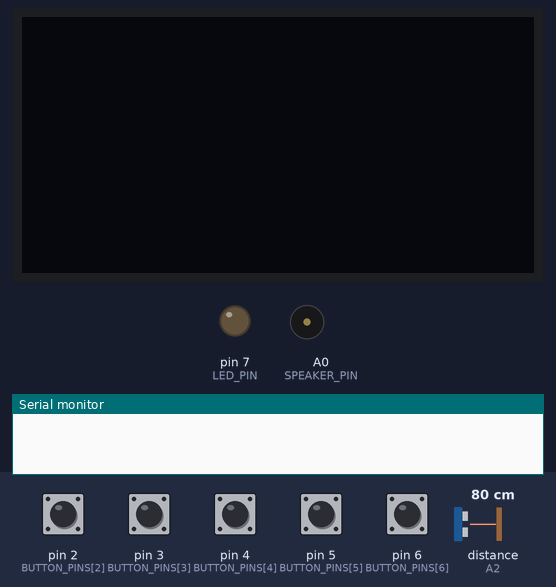
This sketch was run on a simulated Arduino Uno, built with avr-gcc and run on an emulated ATmega328P. Parts: 128×64 one-colour display, output pins drawn as LEDs (lit = HIGH), buzzer (waves = sounding), the last lines printed to the serial monitor. Wiring (inferred from the names in the program): ultrasonic range finder: trigger A3; echo A2. The test bench sets the inputs (shaded band); at power-on: pin 2 (BUTTON_PINS[2]), pin 3 (BUTTON_PINS[3]), pin 4 (BUTTON_PINS[4]), pin 5 (BUTTON_PINS[5]), pin 6 (BUTTON_PINS[6]) HIGH, distance to the obstacle (sensor on A2) 80 cm. The echo pulse lasts 58.3 µs per cm; pins used as bus, display or sensor lines are not drawn.

Above: at 0.1 s.
At 3.2 s:
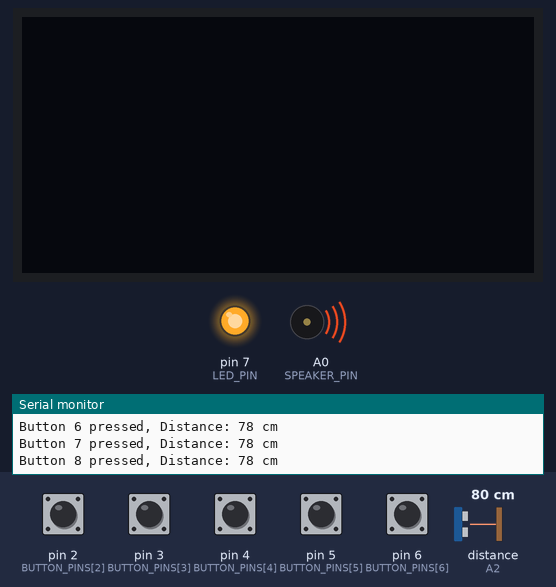
3.3 s: distance to the obstacle (sensor on A2) set to 10 cm
6.3 s: distance to the obstacle (sensor on A2) set to 7 cm
Timing chart, 0 to 15.3 s (numbered marks = the images above; inputs shaded):
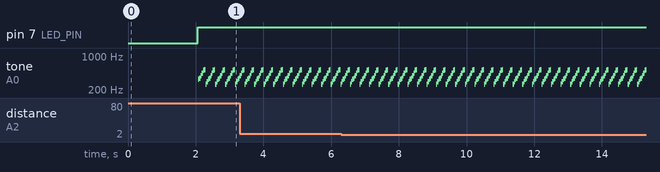

Measured:
- by itself, tone on A0 (SPEAKER_PIN): repeats every 0.28 s: 330 Hz 0.04 s, 349 Hz 0.04 s, 392 Hz 0.04 s, 440 Hz 0.04 s, 508 Hz 0.04 s, 524 Hz 0.04 s, 262 Hz 0.04 s, 294 Hz 0.04 s

The sketch:

test_07_2.0.ino
```cpp
// test 7 with ultrasonic (works)

// the gain of the OpAmp does not matter since the volume control is related to the ultrasonic distance.

#include <Tone.h>  //Tone library to generate sounds.
#include <Adafruit_GFX.h>
#include <Adafruit_SSD1306.h>

#define SCREEN_WIDTH 128
#define SCREEN_HEIGHT 64

// Declaration for SSD1306 display connected using software SPI (default case):
//////////////////////////////////////////////////////////////////////
#define OLED_MOSI 10
#define OLED_CLK 9
#define OLED_DC 12
#define OLED_CS 13
#define OLED_RESET 11
Adafruit_SSD1306 display(SCREEN_WIDTH, SCREEN_HEIGHT,
                         OLED_MOSI, OLED_CLK, OLED_DC, OLED_RESET, OLED_CS);
/////////////////////////////////////////////////////////////////////////////

//button pins
/////////////////////////////////////////////////////////////////////
const int BUTTON_PINS[] = { 0, 1, 2, 3, 4, 5, 6, 9 };
const int NUM_BUTTONS = sizeof(BUTTON_PINS) / sizeof(BUTTON_PINS[0]);
//////////////////////////////////////////////////////////////////////

// LED pin to verify if things work.
const int LED_PIN = 7;

// Speaker Pin.
const int SPEAKER_PIN = A0;

// Frequncy of each note (DO , SO , RE ... etc..)
const int WAVE_FREQS[] = { 262, 294, 330, 349, 392, 440, 508, 524 };  // Frequencies for different wave types

// Ultrasonic sensor pins (All of this stuff is taken from 2E10)
const int TRIGGER_PIN = A3;
const int ECHO_PIN = A2;

Tone speaker;  // No idea how that works(something to do with the tone libary), i trusted stackoverflow.

void setup() {
  Serial.begin(9600);

  // Initialise the speaker pin
  speaker.begin(SPEAKER_PIN);

  // pull up ressistors are defined.
  for (int i = 0; i < NUM_BUTTONS; i++) {
    pinMode(BUTTON_PINS[i], INPUT_PULLUP);
  }

  // The LED acts as output.
  pinMode(LED_PIN, OUTPUT);

  // The Ultrasonic Echo reads in and gives an output (volume level).
  pinMode(TRIGGER_PIN, OUTPUT);
  pinMode(ECHO_PIN, INPUT);

  // Display stuff taken from the example libary.
  if (!display.begin(SSD1306_SWITCHCAPVCC)) {
    Serial.println(F("SSD1306 allocation failed"));
    for (;;)
      ;  // Don't proceed, loop forever
  }
  display.clearDisplay();  // Clear the display
  display.display();       // Show initial display buffer contents on the screen
  delay(2000);             // Pause for 2 seconds
  display.clearDisplay();  // Clear the display again
}

void loop() {
  // Each button is connnected to a tone, using this loop helps in the constant play of the tone rather than a quick tone.
  for (int i = 0; i < NUM_BUTTONS; i++) {
    bool buttonState = digitalRead(BUTTON_PINS[i]);

    //if the button is pressed (HIGH)
    if (buttonState == HIGH) {
      digitalWrite(LED_PIN, HIGH);  // Turn on the LED

      ///////////////////////////////////////////////////////////////
      // related to the ultrasonic stuff (barrowed from 2E10 days)
      // Measure distance with ultrasonic sensor.
      int distance = measureDistance();

      // Adjust volume based on distance.
      int volume = map(distance, 0, 170, 0, 800);  // i can adjust the distance to control the voulme, values are not final yet

      // Play the corresponding tone with adjusted volume
      speaker.play(WAVE_FREQS[i], volume);

      // Display information on the serial monitor
      Serial.print("Button ");
      Serial.print(i + 1);
      Serial.print(" pressed, Distance: ");
      Serial.print(distance);
      Serial.println(" cm");
      ///////////////////////////////////////////////////////////////

    } else {
      digitalWrite(LED_PIN, LOW);  // Turn off the LED
      speaker.stop();              // Stop playing the tone
    }
  }
}

// Function to measure distance with ultrasonic sensor (took this stuff from back from 2E10 days)
int measureDistance() {
  digitalWrite(TRIGGER_PIN, LOW);
  delayMicroseconds(2);
  digitalWrite(TRIGGER_PIN, HIGH);
  delayMicroseconds(10);
  digitalWrite(TRIGGER_PIN, LOW);
  long duration = pulseIn(ECHO_PIN, HIGH);
  int distance = duration * 0.034 / 2;  // this could be played around with for the distance.
  return distance;
}
```
